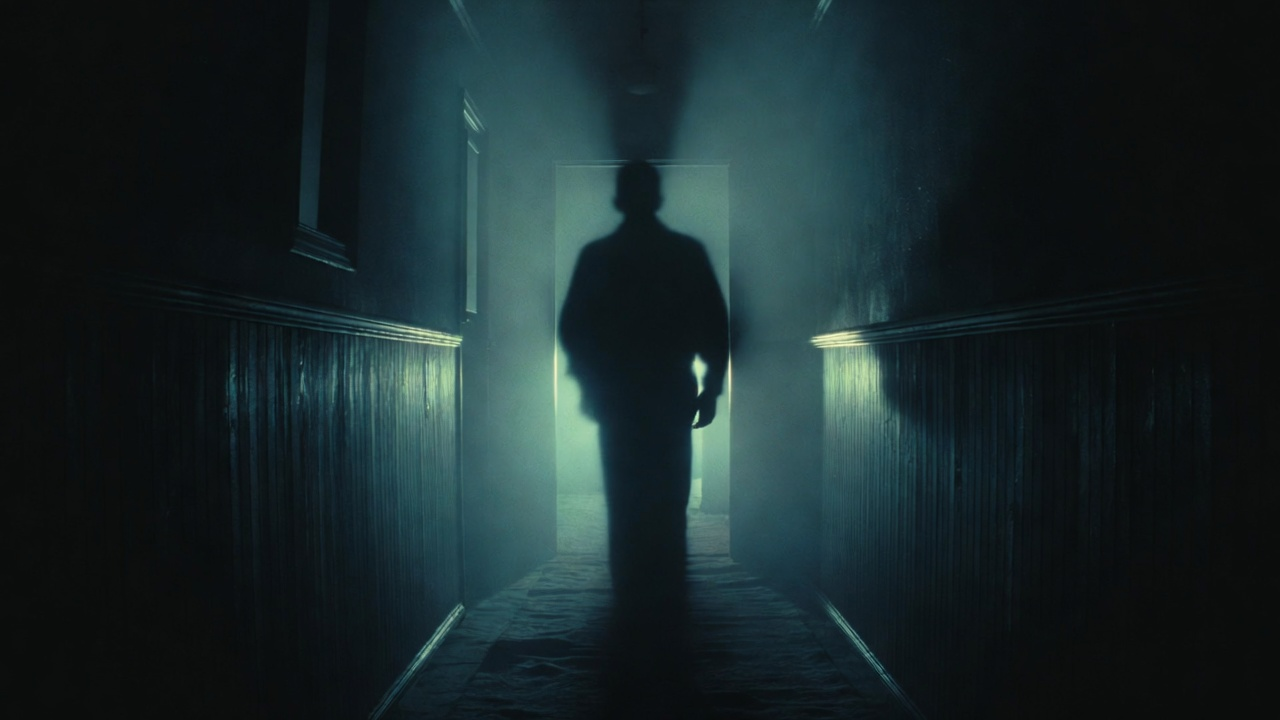
#> input picture proj1/image.jpg, 1280 x 720 px
$ python svd_compression.py
#> lines starting #> are read from the running program, lines starting #| are printed output that depends on the picture
import numpy as np
import matplotlib.pyplot as plt
from PIL import Image
# load image
img = Image.open("image.jpg").convert("L") #convert to grayscale
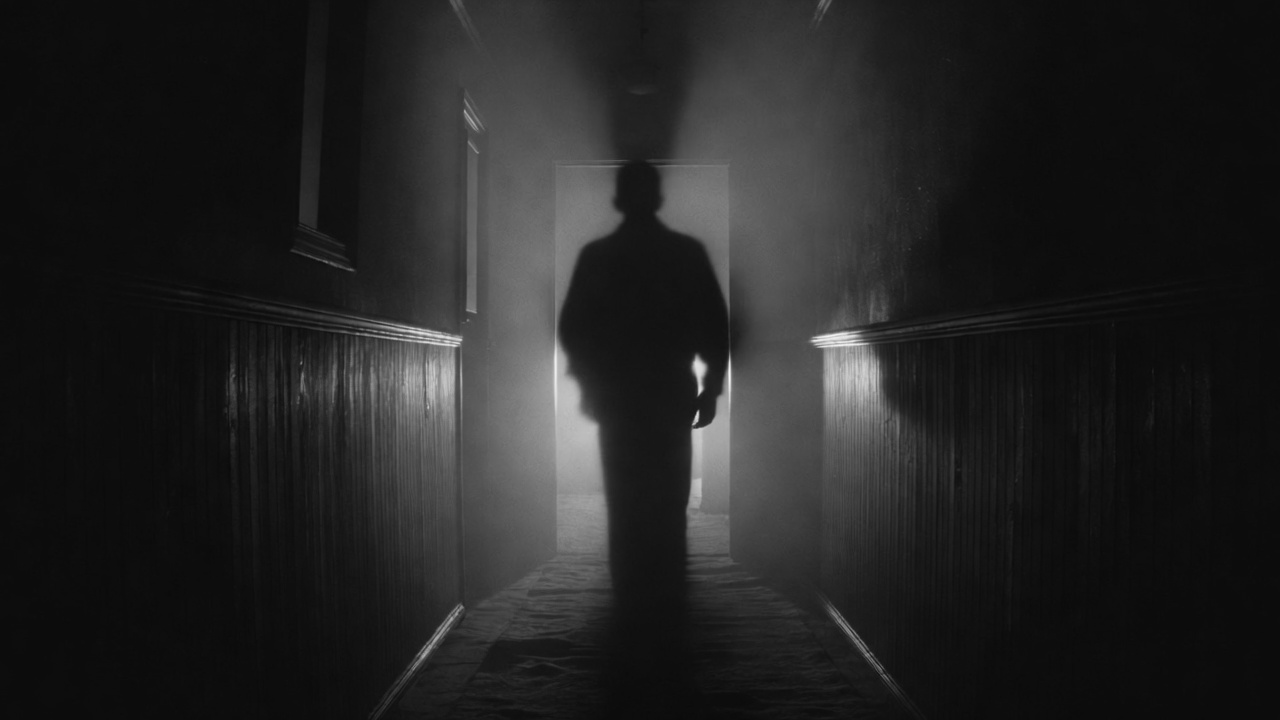
#> img: PIL image 1280x720 L; min 10, max 243, mean 35.4
img_matrix=np.array(img)

# apply SVD
U, S, VT=np.linalg.svd(img_matrix)
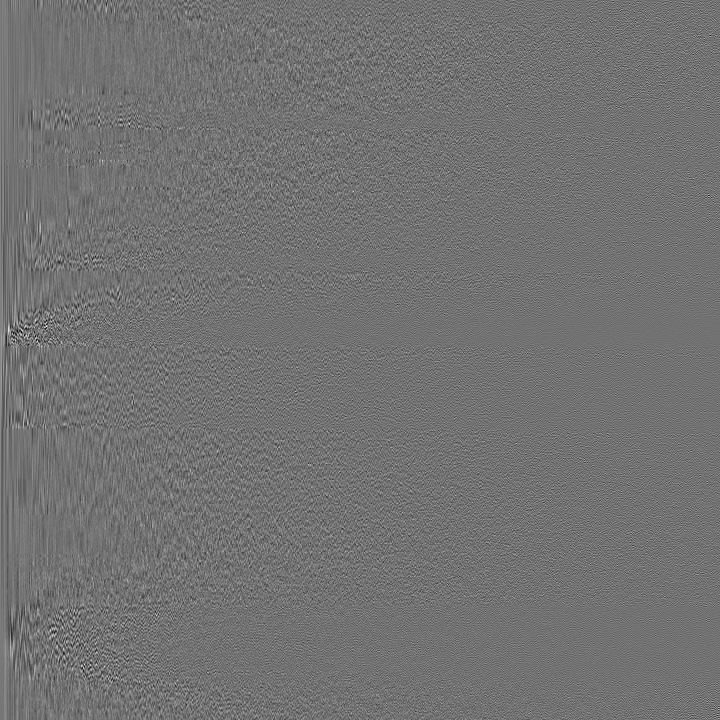
#> U: shape (720, 720) float64; min -0.273, max 0.334, mean 7.14e-05; drawn with min black and max white
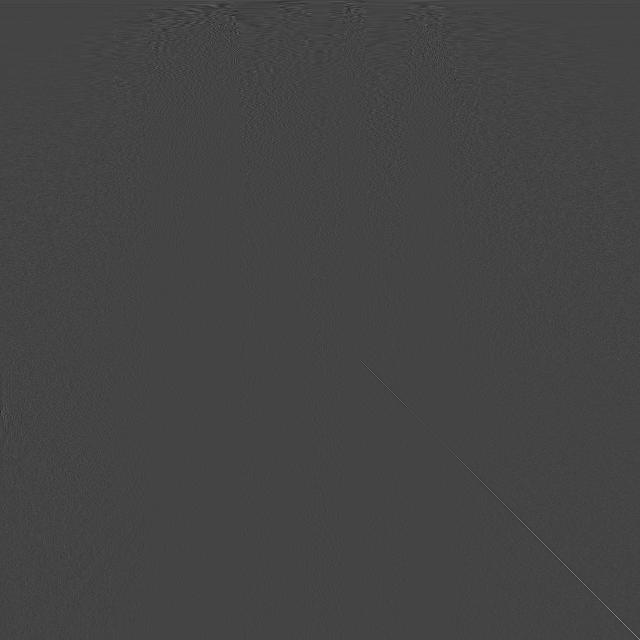
#> VT: shape (1280, 1280) float64 (shown at 1/2 size); min -0.306, max 0.838, mean 4.42e-05; drawn with min black and max white
#> S = 720 values, max 44683.2 at index 0, min 3.21 at index 719, mean 179.6

# choose number of singular values
k =  100

# Reconstruct compressed image
compressed = U[:, :k] @ np.diag(S[:k]) @ VT[:k, :    ]

# plot images
plt.figure(figsize=(10,5))

plt.subplot(1,2,1)
plt.title("original image")
plt.imshow(img_matrix, cmap='gray')
plt.axis('off')

plt.subplot(1,2,2)
plt.title(f"Compressed Image (k={k})")
plt.imshow(compressed, cmap='gray')
plt.axis('off')

plt.show()
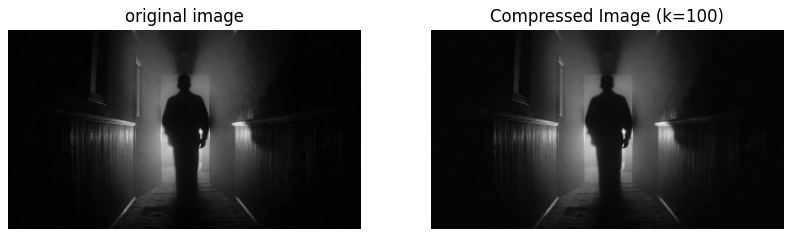
#> figure drawn by matplotlib, 2 panels
